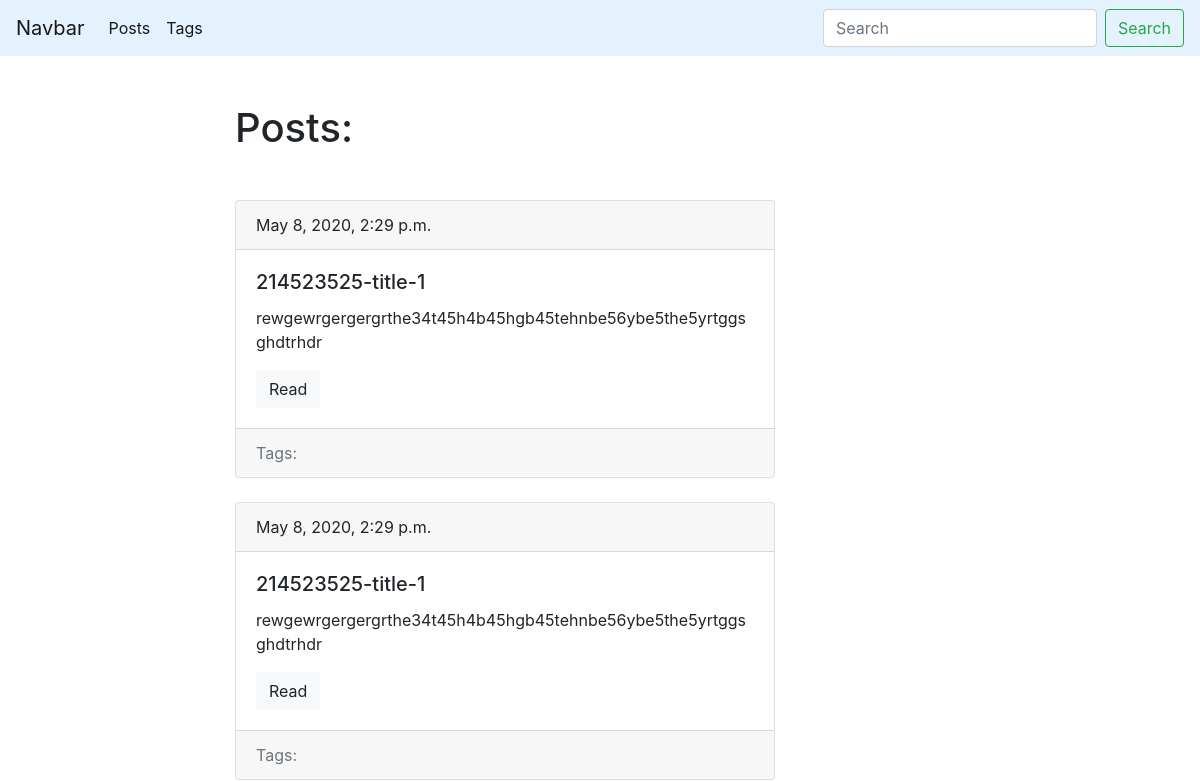
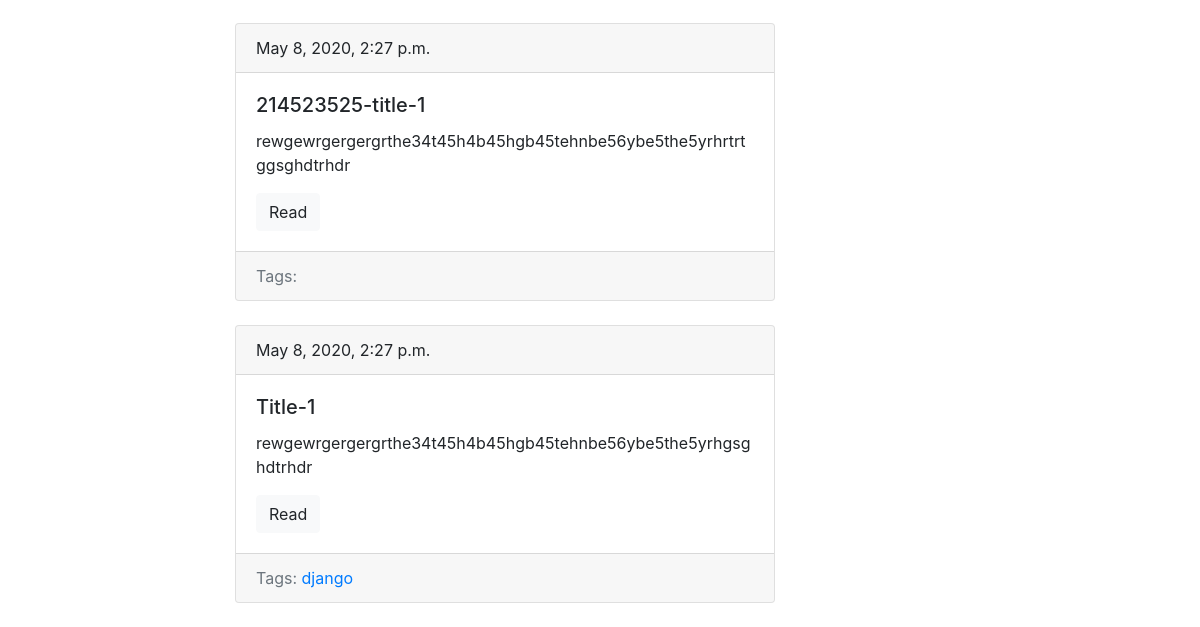
The page /blog/ on the database as committed earlier (2 pictures, top to bottom).
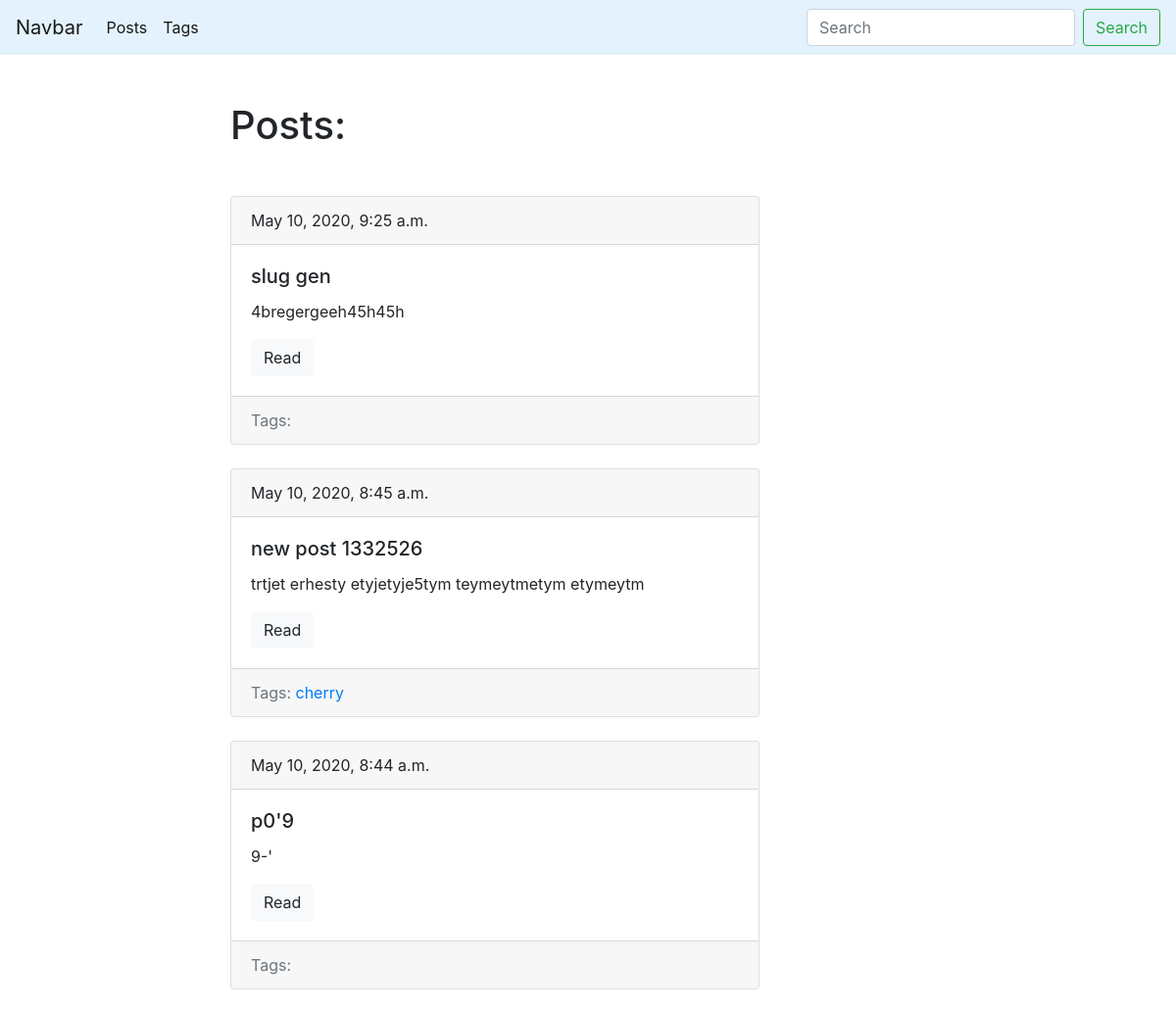
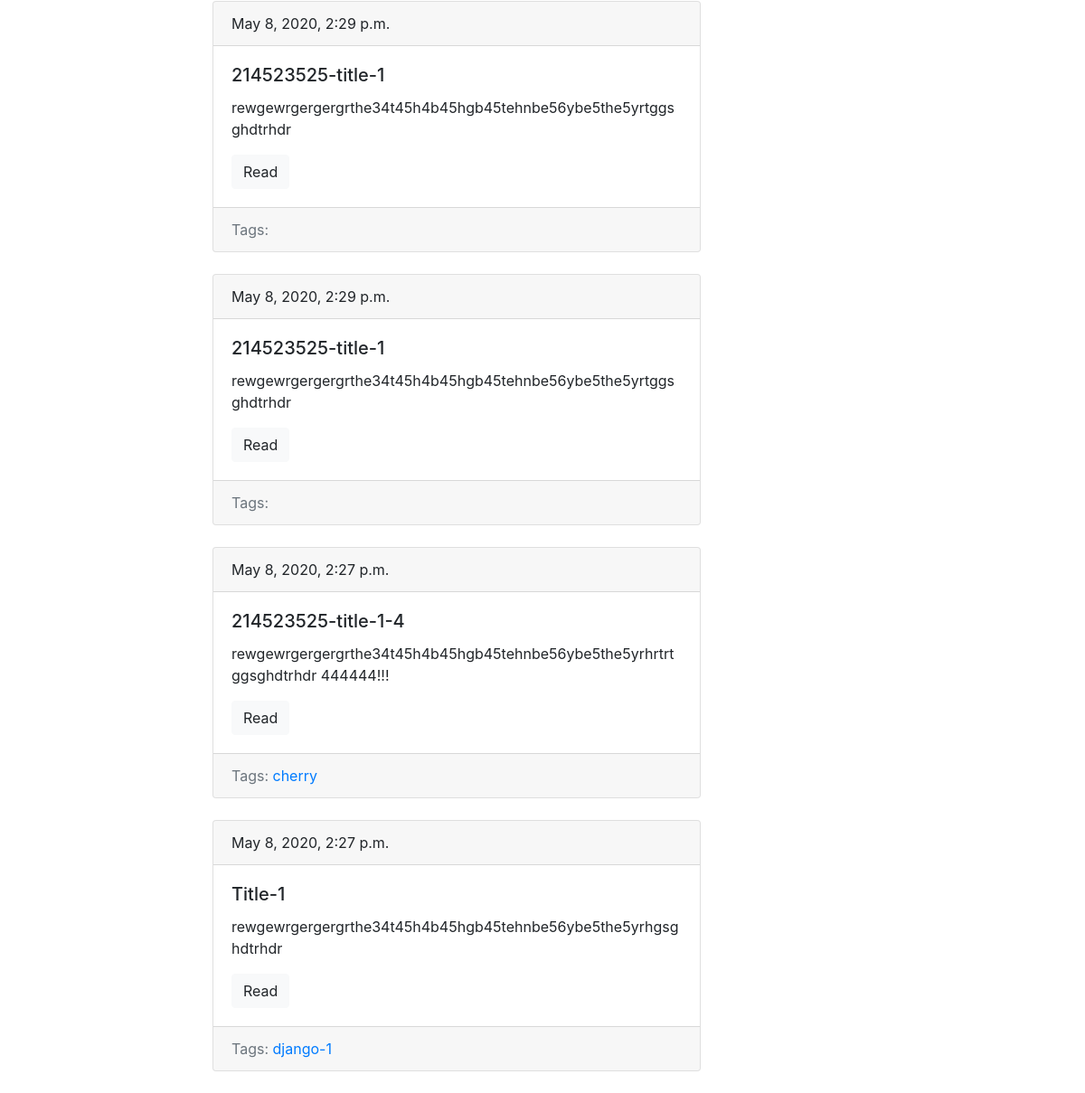
The same page on the database as committed later (2 pictures, top to bottom).
### blog/models.py (models this page shows, shortened)
class Post(models.Model):
    title = models.CharField(max_length=150, db_index=True)
    slug = models.SlugField(max_length=150, blank=True, unique=True)
    body = models.TextField(blank=True, db_index=True)
    tags = models.ManyToManyField('Tag', blank=True, related_name='posts')
    date_pub = models.DateTimeField(auto_now_add=True)  # to save current date when the field saved to DB
    def get_absolute_url(self):
        return reverse('post_detail_url', kwargs={'slug': self.slug})  # no "url" func. and "slug" arg in pattern
    def save(self, *args, **kwargs):
        if not self.id:
            self.slug = gen_slug(self.title)
        super().save(*args, **kwargs)
    class Meta:
        ordering = ['-date_pub']  # sort conditions

class Tag(models.Model):
    title = models.CharField(max_length=50)
    slug = models.SlugField(max_length=50, unique=True)
    def get_absolute_url(self):
        return reverse('tag_detail_url', kwargs={'slug': self.slug})
    class Meta:
        ordering = ['title']

### blog/views.py (the view)
# urls.py: path('', post_list, name='posts_list_url'),
def post_list(request):
    search_query = request.GET.get('search', '')
    if search_query:
        posts = Post.objects.filter(Q(title__icontains=search_query) | Q(body__icontains=search_query))  # 'i' in 'icontains' mean letter case independent search
    else:
        posts = Post.objects.all()
    paginator = Paginator(posts, 10)
    page_number = request.GET.get('page', 1)
    page = paginator.get_page(page_number)
    is_paginated = page.has_other_pages()
    if page.has_previous():
        prev_url = '?page={}'.format(page.previous_page_number())
    else:
        prev_url = ''
    if page.has_next():
        next_url = '?page={}'.format(page.next_page_number())
    else:
        next_url = ''
    context = {
        'page_object': page,
        'is_paginated': is_paginated,
        'next_url': next_url,
        'prev_url': prev_url,
    }
    return render(request, 'blog/index.html', context=context)  # by default searches in templates directory

### blog/templates/blog/index.html (shortened to what this page needs)
{% extends 'blog/base_blog.html' %}
{% block content %}
    <h1 class="mb-5">Posts:</h1>
    {% for post in page_object.object_list %}
        {% include 'blog/includes/post_card_template.html' %}
    {% endfor %}
{% endblock %}

### blog/templates/blog/includes/post_card_template.html
<div class="card mb-4">
    <div class="card-header">
        {{ post.date_pub }}
    </div>
    <div class="card-body">
        <h5 class="card-title">{{post.title}}</h5>
        <p class="card-text">{{ post.body|truncatewords:15}}</p>
        <a href="{{ post.get_absolute_url }}" class="btn btn-light">Read</a>
    </div>
    <div class="card-footer text-muted">
        Tags:
        {% for tag in post.tags.all %}
            <a href="{{ tag.get_absolute_url }}">{{ tag.title }}</a>
        {% endfor %}
    </div>
</div>

Rows that differ between the two databases and show on the page:
added Post: date_pub "May 10, 2020, 9:25 a.m.", title "slug gen", body "4bregergeeh45h45h"
added Post: date_pub "May 10, 2020, 8:45 a.m.", title "new post 1332526", body "trtjet erhesty etyjetyje5tym teymeytmetym etymeytm"
added Tag: title "cherry"
added Post: date_pub "May 10, 2020, 8:44 a.m.", title "p0'9", body "9-'"
changed Post: title "214523525-title-1" → "214523525-title-1-4"; body "rewgewrgergergrthe34t45h4b45hgb45tehnbe56ybe5the5yrhrtrtggsghdtrhdr" → "rewgewrgergergrthe34t45h4b45hgb45tehnbe56ybe5the5yrhrtrtggsghdtrhdr 444444!!!"
changed Tag: title "django" → "django-1"
